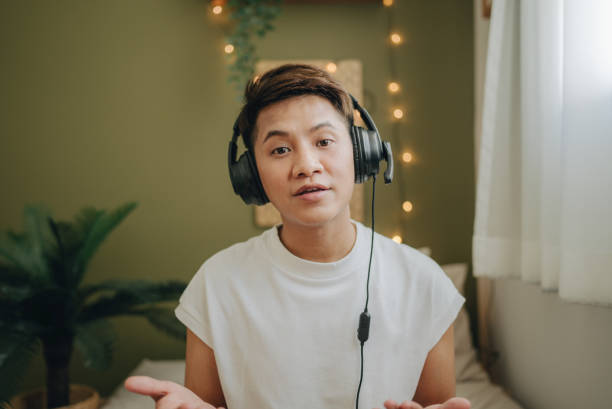
#> input picture Image_processing/image2.jpg, 612 x 409 px
$ python bgr2gray.py
#> lines starting #> are read from the running program, lines starting #| are printed output that depends on the picture
import cv2
image = cv2.imread('image2.jpg')
#> image is the input picture: shape (409, 612, 3); mean B, G, R 94.9, 116.3, 122.5
gray_image = cv2.cvtColor(image, cv2.COLOR_BGR2GRAY)
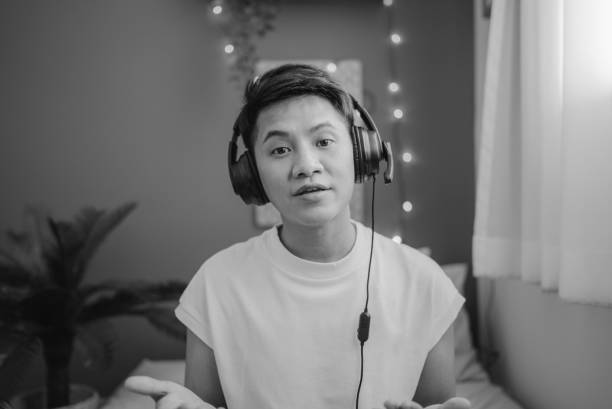
#> gray_image: shape (409, 612); min 4, max 248, mean 115.8
cv2.imwrite('image1.jpg', gray_image)
cv2.imshow('Grayscale Image', gray_image)
cv2.waitKey(0)
cv2.destroyAllWindows()
